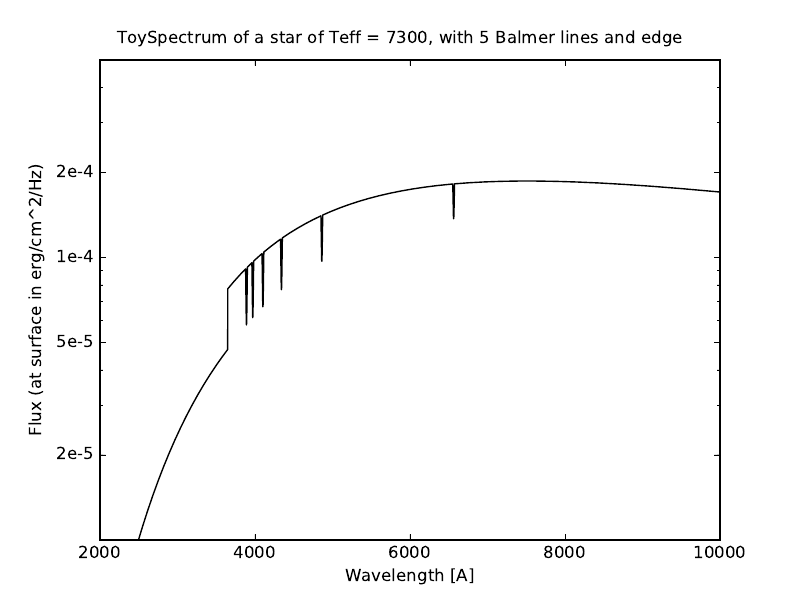

Write Python code to recreate this figure.
import numpy as np
import matplotlib.pyplot as plt

c = 2.998e10    #speed of light
h = 6.626e-27   #Planck constant
k = 1.38e-16    #Stefan Boltzman constant
i = 0
def Planck(x,Temp):

    result = 2*h*x**3/c**2/(np.exp(h*x/k/Temp)-1)
    return result

# Generate a wavelength array in Angstroms, from 1-11000 A in steps of 1 A,
# and corresponding array in Hz
# Generate an array of scaling values unity (of continuum optical depth)

wavelength = []
frequency = []
a = []
while i < 11000:

    wavelength.append(i+1)
    frequency.append(10**8*2.998e10/wavelength[i])

    a.append(1)
    i+=1


# Define a set of rest-wavelengths of hydrogen Balmer lines
linecenter = [6562,4861,4340,4101,3970,3889]

# Calculate Dopller shaped line profiles, of hypothetical strength (10) and
# width (5 A), and add these to the array of scaling values

for i in range (len(linecenter)):
    x = []
    for j in range(21):
        x.append(linecenter[i]+ j-10)
        a[x[j]] = a[x[j]] + 10*np.exp(-(float(j-10)/5)**2)


# Define the Balmer jump, using the bound-free continuum opacity frequency
# dependance and add these to the scaling array

for x in range(3646):
    a[x+1] = a[x+1] + 10*((x+1)/float(3646))**3

# Compute the continuum optical depth where the total optical depth equals 2/3
# Compute the Temperature using the continuum optical depth
# Calculate the flux using the temperature and the frequency
tau = []
Temp = []
Flux = []
Teff = 7300
for i in range (len(a)):
    tau.append((float(2)/3)/(1+a[i]))
    Temp.append((0.75 * 7300**4 * (tau[i] + float(2)/3))**0.25)
    Flux.append(np.pi*Planck(frequency[i],Temp[i]))

#plotting the graph.
plt.plot(wavelength,Flux, c = "black")
plt.yscale('log')
plt.axis([2000,10000,1e-5,5e-4])
plt.xlabel('Wavelength [A]')
plt.ylabel('Flux (at surface in erg/cm^2/Hz)')
plt.yticks([2e-5,5e-5, 1e-4, 2e-4],['2e-5','5e-5', '1e-4',' 2e-4'])
plt.xticks([2000,4000,6000,8000,10000])
plt.suptitle('\nToySpectrum of a star of Teff = 7300, with 5 Balmer lines and edge')
plt.savefig('Toyspectrum.pdf')
plt.show()
